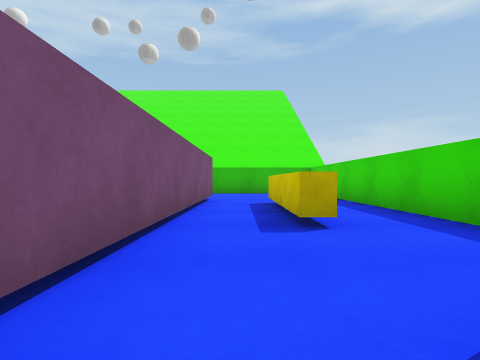
[1] (above)

16 first-person views from a walk through a scene from a Unity 3-D project. The camera is 0.51 m above the floor, looks level and sees 80° across. The floor is counted in squares, 1 m on a side. Each view is taken from the middle of a square. On the plan, view 1 faces up. The plan holds only what a view shows up to about 9 squares ahead; the rest is blank. The place goes on beyond the plan. The player character is not drawn. Surface patterns are stand-ins for the level's own textures.

[2]
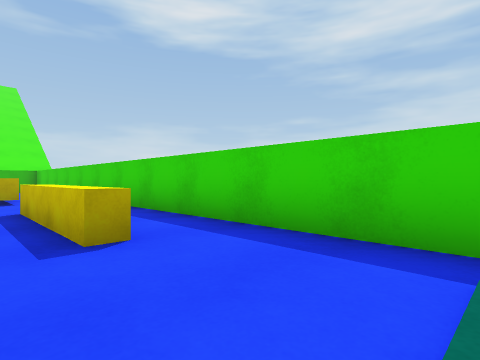

[3]
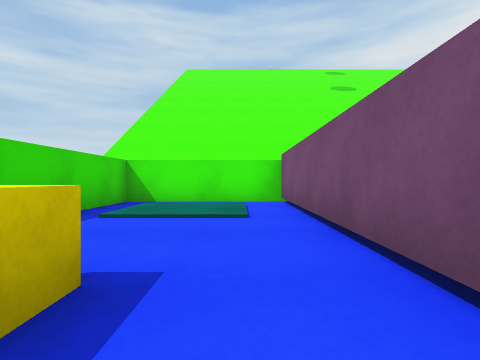

[4]
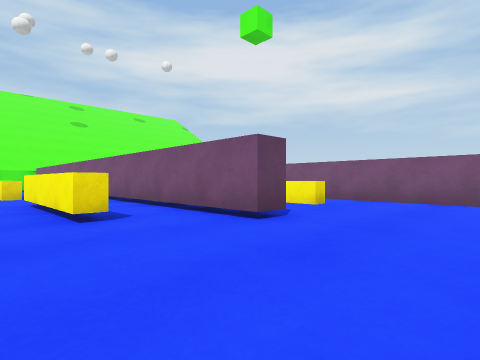

[5]
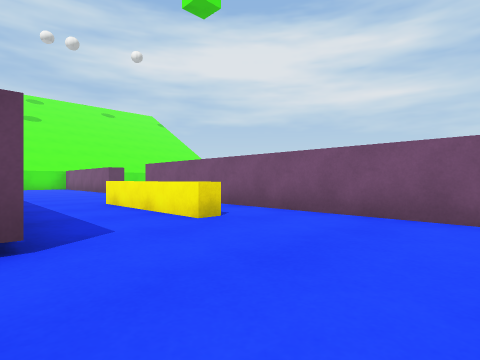

[6]
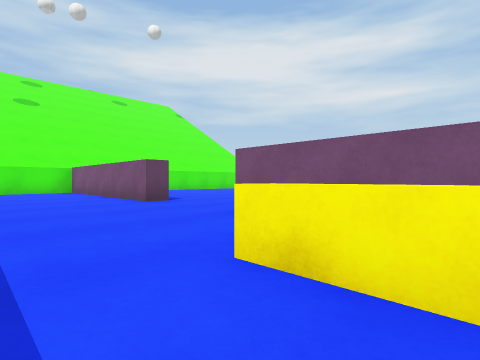

[7]
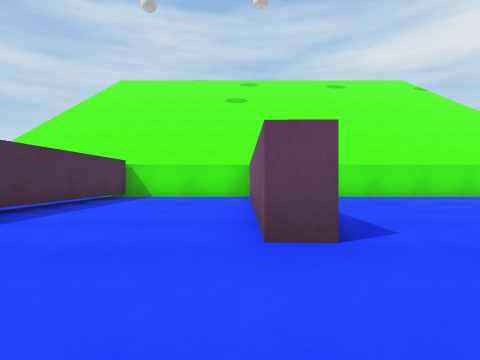

[8]
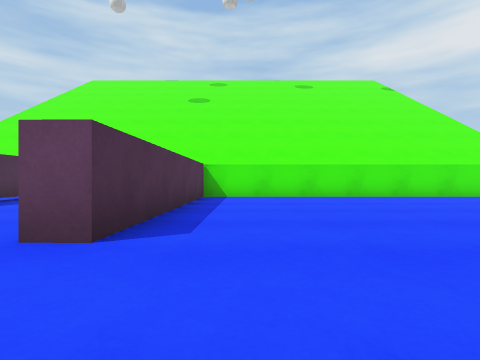

[9]
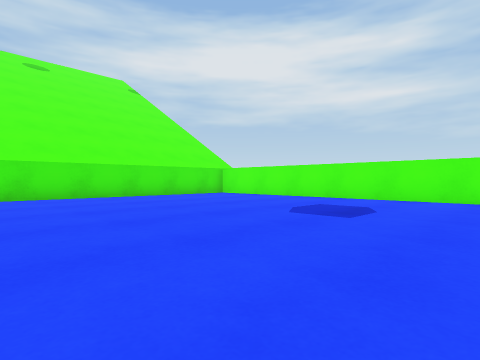

[10]
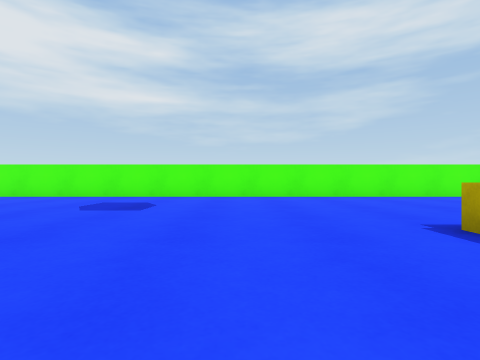

[11]
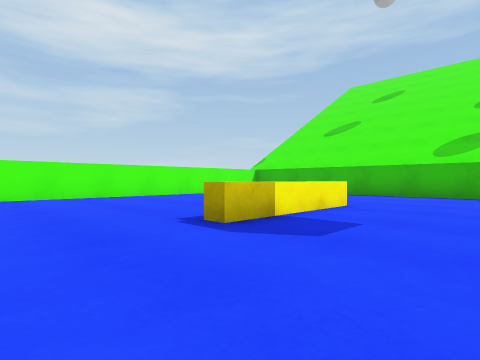

[12]
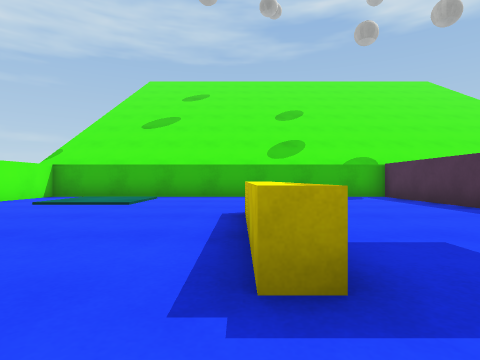

[13]
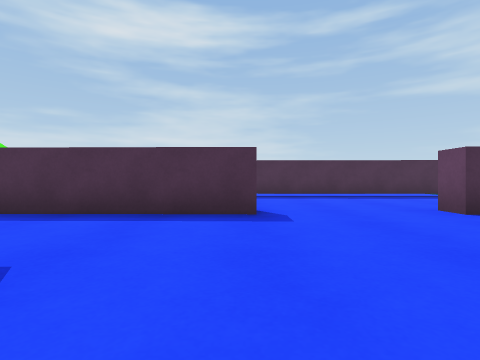

[14]
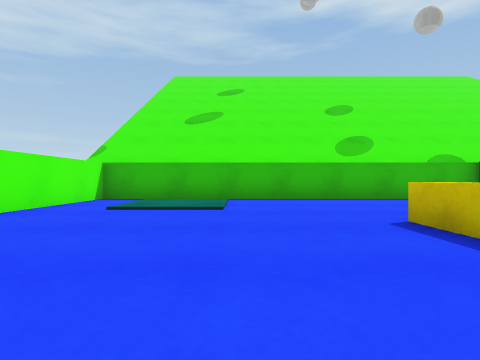

[15]
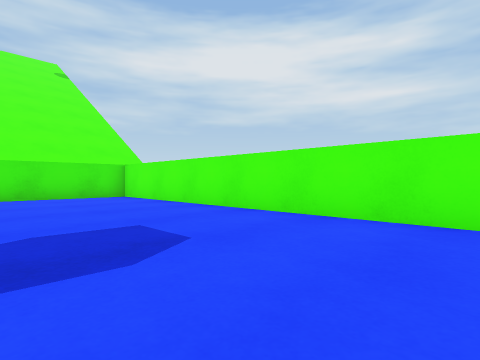

[16]
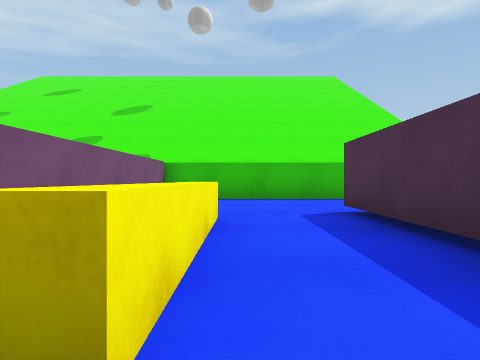

### Floor plan
Key: @ floor where view 1 was taken; # wall or solid block; . main floor; : floor 0.05 m higher than the main floor; ^ raised ledge.
Columns run from 16 left of view 1 to 3 right of it. Each row starts with its distance up from view 1.
 11 #################
 10 #..........#.......
  9 #.::.......#.......#
  8 #.::.......#.......#
  7 #..........#...#...#
  6 #.....^....#^..#.^.#
  5 #.....^....#^..#.^.#
  4 #.....^....#^..#.^.#
  3 #..........#...#.^.#
  2 #..........#...#...#
  1 #..............#...#
  0 #..............#@^.#
 -1 #..............#.^.#
 -2 #.........##...#.^.#
 -3 #.........##...#...#
 -4 #.........##...#...#
 -5 #.........#....#::.#
 -6 #.........#....#::.#
 -7 #.........#....#...#
 -8 ####################

Positions as (right, up) in squares from view 1, and headings:
1: (0, 0), facing up
2: (0, -5), facing up-right
3: (0, -1), facing down
4: (2, 10), facing down-left
5: (-1, 10), facing down-left
6: (-2, 5), facing down-left
7: (-5, 1), facing down
8: (-7, 1), facing down
9: (-8, 1), facing down-left
10: (-7, 1), facing left
11: (-7, 1), facing up-left
12: (-10, 2), facing up
13: (-10, 2), facing right
14: (-12, 3), facing up
15: (-12, 1), facing down-left
16: (-3, 3), facing up
